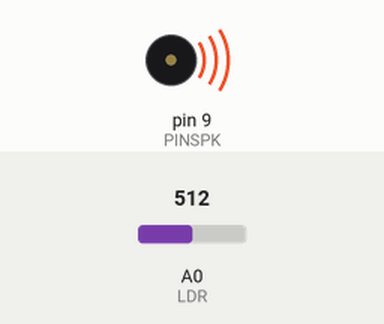
This sketch was run on a simulated Arduino Uno, built with avr-gcc and run on an emulated ATmega328P. Parts: buzzer (waves = sounding). Inputs (shaded band) come from the test bench; at power-on: A0 (LDR) = 512. What the sketch prints to the serial monitor is not drawn.

Above: at 0.1 s.
Timing chart, 0 to 1.6 s (numbered marks = the images above):
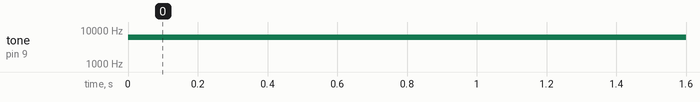

The sketch:

ldr_speaker_tone.ino
```cpp
int LDR = A0;
const int PINSPK = 9;

void setup() {
  Serial.begin(9600);
  pinMode(PINSPK, OUTPUT);
}

void loop() {
  int LDRValue = analogRead(LDR);
  Serial.println(LDRValue);

  int toneMath = ((LDRValue+100)*10);

  tone(PINSPK, toneMath);
  delay(20);

}
```

Measured:
- by itself, tone on pin 9 (PINSPK): silent → 6120 Hz at 0.00 s
